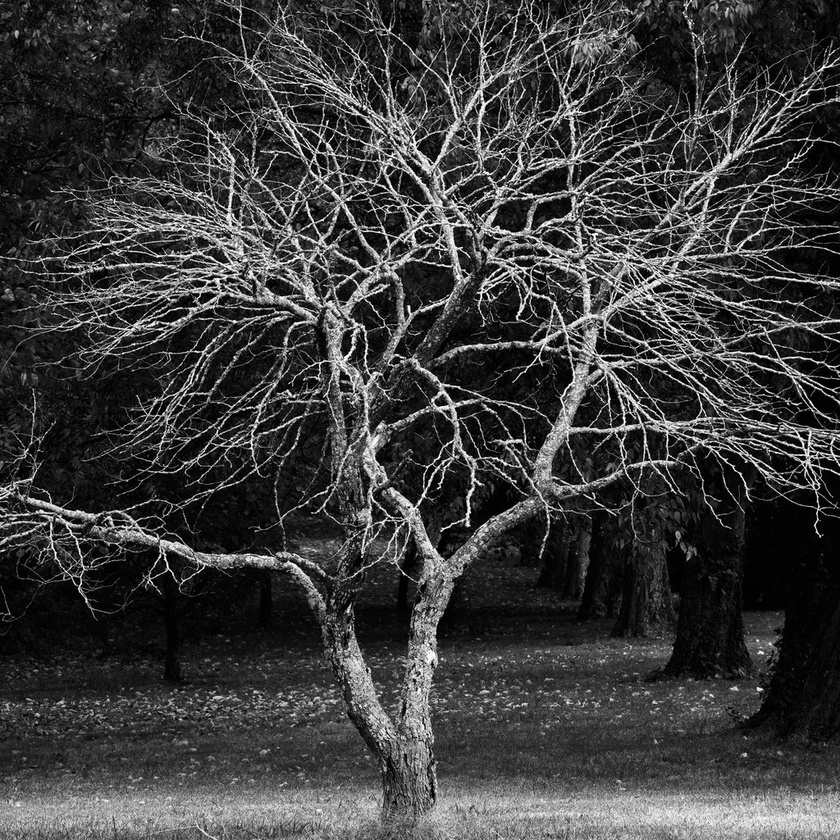
#> input picture images/1.jpg, 840 x 840 px, shrunk from 1024 x 1024 before the run
$ python compare_images.py ../images/1.jpg ../images/2.jpg
#> lines starting #> are read from the running program, lines starting #| are printed output that depends on the picture
#!/usr/bin/env python3
import sys
from PIL import Image
import numpy as np
import subprocess

def image_to_matrix(path):
#> called with path = '../images/1.jpg'
    img = Image.open(path).convert("L")
    return np.array(img, dtype=np.int32)
#> call 2 of image_to_matrix, with path = '../images/2.jpg'
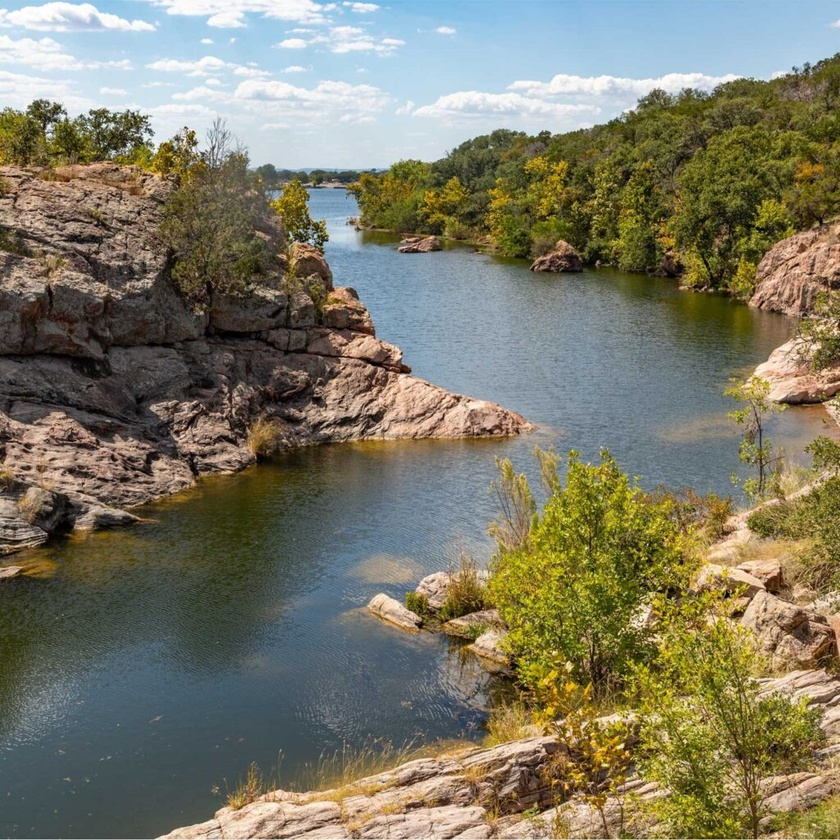
#> input picture images/2.jpg, 840 x 840 px, shrunk from 1024 x 1024 before the run
#> in image_to_matrix (call 2), `img = Image.open(path).convert("L")`:
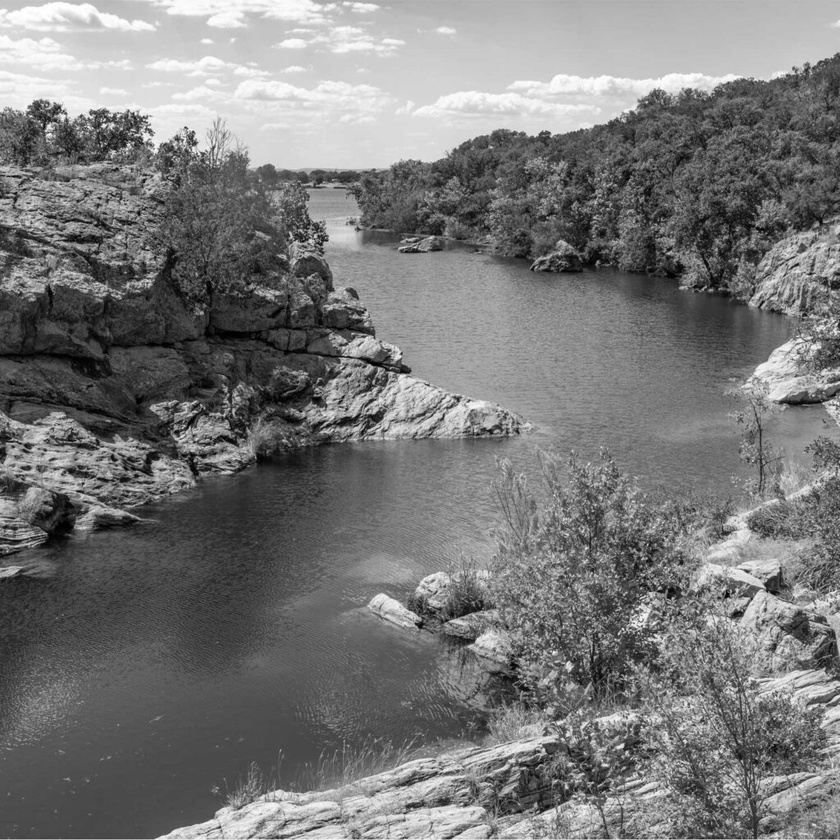
#> img: PIL image 840x840 L; min 0, max 255, mean 120.2

def save_matrix(matrix, filename):
    np.savetxt(filename, matrix, fmt="%d")

def main():
    if len(sys.argv) != 3:
        print("Usage: python3 compare_images_diff.py <image1> <image2>")
        sys.exit(1)

    img1_path = sys.argv[1]
    img2_path = sys.argv[2]

    mat1 = image_to_matrix(img1_path)
    mat2 = image_to_matrix(img2_path)

    save_matrix(mat1, "image1_matrix.txt")
    save_matrix(mat2, "image2_matrix.txt")

    print("Matrices saved to image1_matrix.txt and image2_matrix.txt")

    try:
        print("\n--- Diff between the two matrices ---")
        subprocess.run(["diff", "-u", "image1_matrix.txt", "image2_matrix.txt"])
#> (this line was passed over: subprocess is not available in this run)
    except FileNotFoundError:
        print("Error: 'diff' command not found. Make sure you are on Ubuntu/Linux.")

if __name__ == "__main__":
    main()
